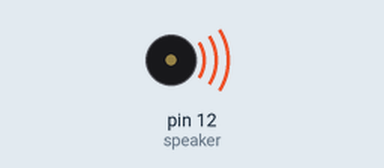
Bench run of a sketch on a simulated Arduino Uno, built with avr-gcc and run on an emulated ATmega328P. Parts: buzzer (waves = sounding).

Above: at 0.2 s.
At 17.7 s:
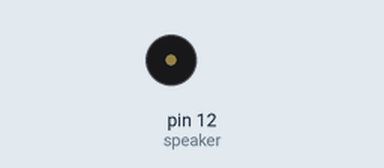
Timing chart, 0 to 18.9 s (numbered marks = the images above):
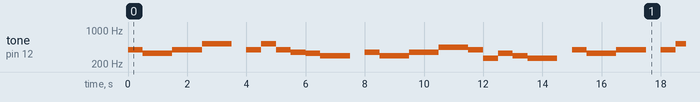

The sketch:

melody_lihat_kebunku.ino
```cpp
/*int speaker= 9; membuat variabel Speaker dimana variabel ini akan menyimpan nilai 9, yang berarti pin 9 arduino akan digunakan untuk Speaker.
void setup sengaja dikosongkan, karena tidak perlu perintah pinMode(speaker, OUTPUT); , karena pada perintah tone yang ada di void loop, sudah satu paket bahwa Speaker ini adalah OUTPUT.
tone(speaker, 262); digunakan untuk membuat nada DO, nilai 262 adalah frekuensi suara untuk nada DO.
delay(500); menentukan  bahwa nada DO ini akan berbunyi selama 500 milidetik.
*/
byte speaker = 12;

void setup(){

}

void loop(){
  SOL(); delay(500);    MI(); delay(1000);    SOL(); delay(1000);
  DOO(); delay(1000);   DIAM(); delay(500);
  SOL(); delay(500);    DOO(); delay(500);    SOL(); delay(500);
  FA(); delay(500);     MI(); delay(500);     RE(); delay(1000);
  DIAM(); delay(500);

  FA(); delay(500);     RE(); delay(1000);    FA(); delay(1000);
  LA(); delay(1000);    SOL(); delay(500);    DO(); delay(500);
  MI(); delay(500);     RE(); delay(500);     DO(); delay(1000);
  DIAM(); delay(500);

  SOL(); delay(500);    MI(); delay(1000);   SOL(); delay(1000);
  DIAM(); delay(500);

  SOL(); delay(500);    DOO(); delay(500);   SOL(); delay(500);
  FA(); delay(500);     MI(); delay(500);    RE(); delay(1000);
  DIAM(); delay(500);

  FA(); delay(500);     RE(); delay(1000);    FA(); delay(1000);
  LA(); delay(1000);    SOL(); delay(500);    DO(); delay(500);
  MI(); delay(500);     RE(); delay(500);     DO(); delay(1000);
  DIAM(); delay(500);
}

// fungsi nada
void DO(){
  tone(speaker, 262);
}
void RE(){
  tone(speaker, 294);
}
void MI(){
  tone(speaker, 330);
}
void FA(){
  tone(speaker, 349);
}
void SOL(){
  tone(speaker, 395);
}
void LA(){
  tone(speaker, 440);
}
void SI(){
  tone(speaker, 494);
}
void DOO(){
  tone(speaker, 523);
}
void DIAM(){
  noTone(speaker);
}
```

Measured:
- by itself, tone on pin 12 (speaker): plays 395 Hz for 0.50 s, 330 Hz for 1.0 s, 395 Hz for 1.0 s, 523 Hz for 1.0 s, 395 Hz for 0.50 s, 523 Hz for 0.50 s … (167 notes in this stretch)
